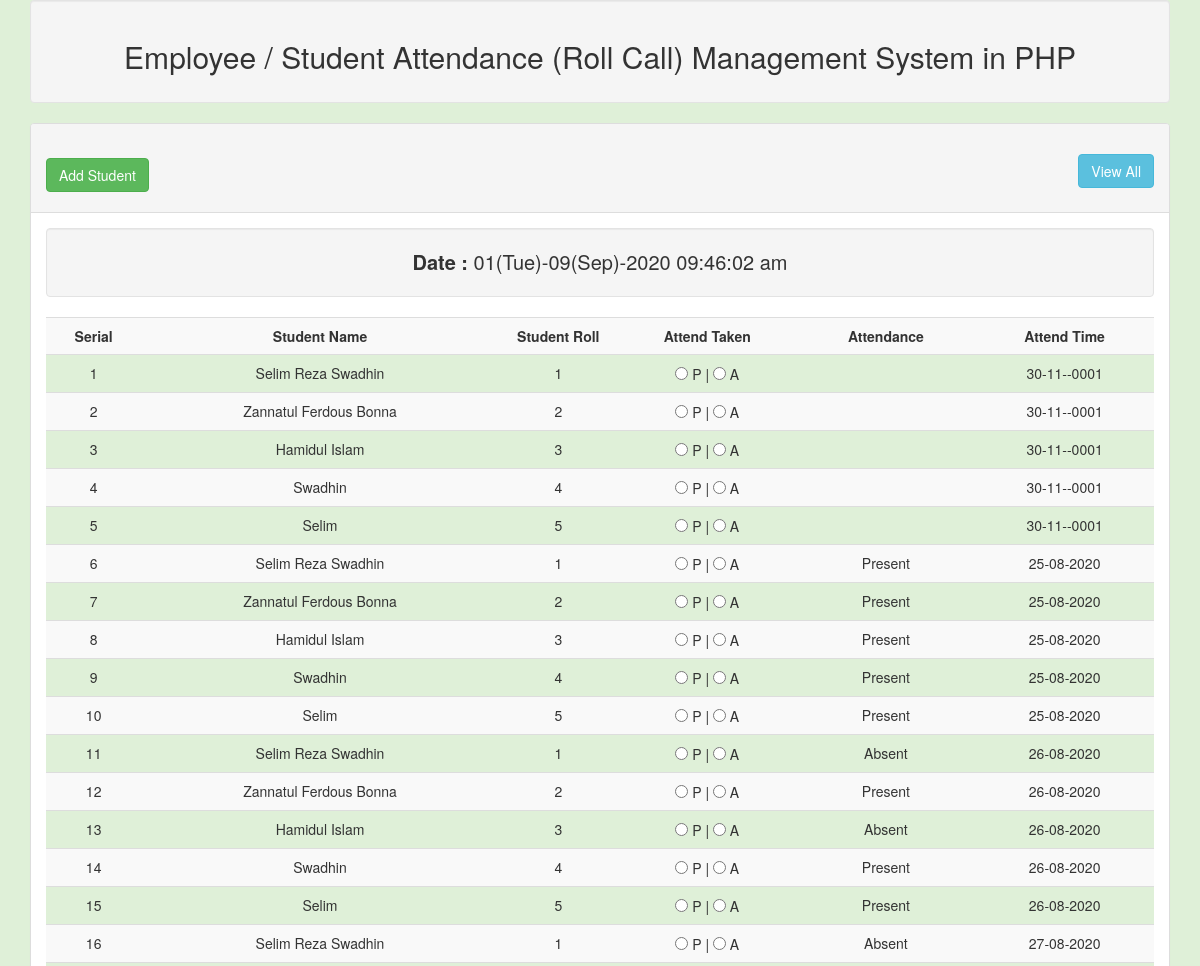
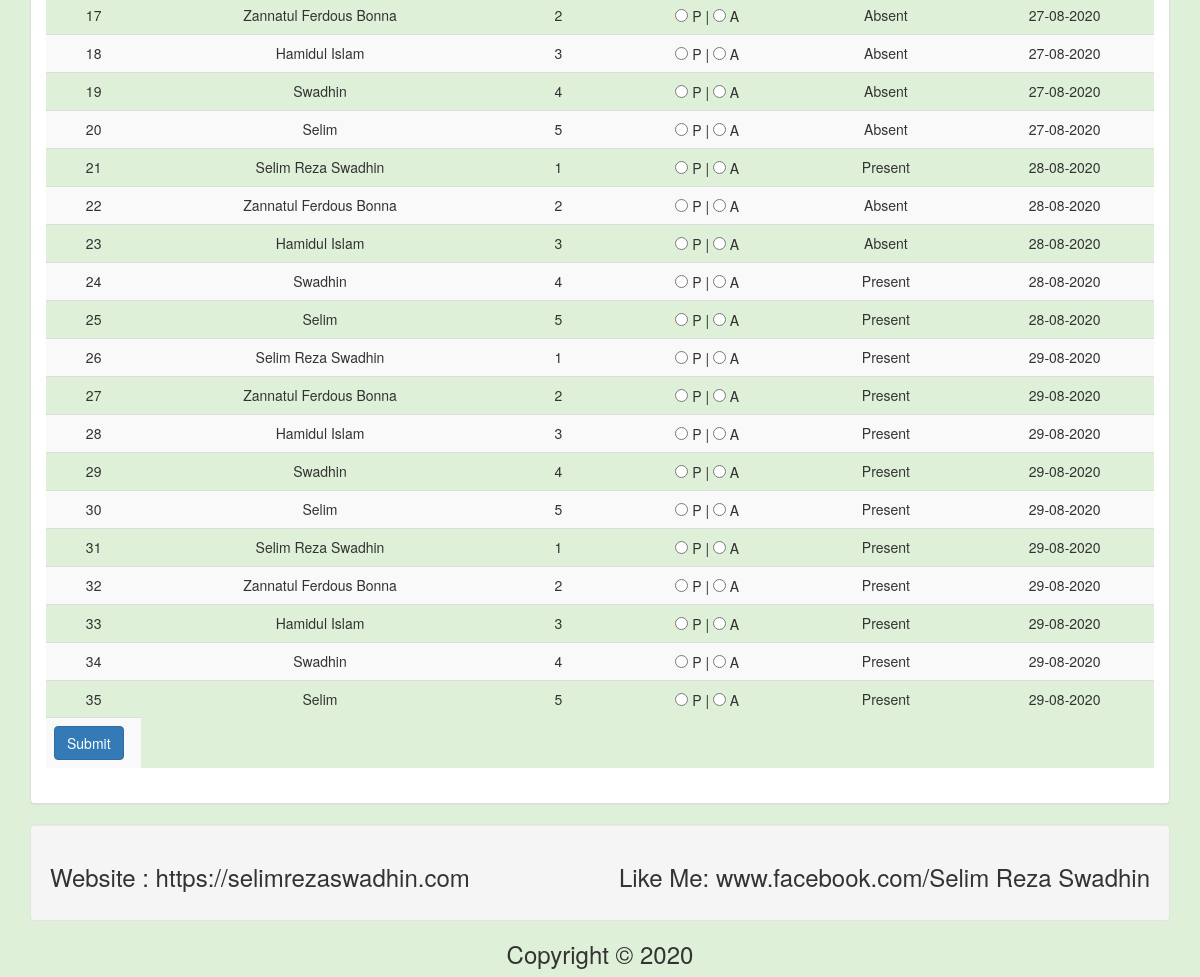
The app's page /index2.php with its own data (2 pictures, top to bottom).
### tables this page shows
CREATE TABLE IF NOT EXISTS `tbl_student` (
  `id` int(11) NOT NULL AUTO_INCREMENT COMMENT 'auto and primary',
  `name` varchar(255) NOT NULL,
  `roll` int(11) NOT NULL COMMENT 'roll is unique',
  PRIMARY KEY (`id`),
  UNIQUE KEY `roll` (`roll`)
);

CREATE TABLE IF NOT EXISTS `tbl_attendance` (
  `id` int(11) NOT NULL AUTO_INCREMENT,
  `roll` int(11) NOT NULL COMMENT 'roll here foreign key',
  `attend` varchar(255) NOT NULL,
  `attend_time` date NOT NULL,
  PRIMARY KEY (`id`)
);

### index2.php (the view, shortened to what this page needs)
<?php
require_once 'inc/header.php';
?>
<?php
$cur_date = date('d(D)-m(M)-Y h:i:s a');
?>
<div class="panel panel-default">
    <div class="panel-heading">
        <h2>
            <a class="btn btn-success" href="add.php">Add Student</a>
            <a class="btn btn-info pull-right" href="">View All</a>
        </h2>
    </div>
    <div class="panel-body">
        <div class="well text-center" style="font-size: 20px;">
            <strong>Date : </strong><?= $cur_date; ?>
        </div>
        <form action="" method="post">
            <table class="table table-striped bg-success">
                <tr>
                    <th class="text-center" width="8%">Serial</th>
                    <th class="text-center" width="30%">Student Name</th>
                    <th class="text-center" width="10%">Student Roll</th>
                    <th class="text-center" width="15%">Attend Taken</th>
                    <th class="text-center" width="15%">Attendance</th>
                    <th class="text-center" width="15%">Attend Time</th>
                </tr>
                <?php
                $link = new mysqli('localhost', 'root', '', 'student_or_employee_attendance_management_system');
                $query = "select *
                          from tbl_student
                          inner join tbl_attendance
                          on
                            tbl_student.roll = tbl_attendance.roll";
                $get_student = mysqli_query($link, $query);
                if ($get_student){
                    $i = 0;
                    while ($value = mysqli_fetch_assoc($get_student)){
                        $i++;?>
                <tr class="text-center">
                    <td><?= $i; ?></td>
                    <td><?= ucwords($value['name']); ?></td>
                    <td><?= $value['roll']; ?></td>
                    <td>
                        <input type="radio" name="attend[<?= $value['roll']; ?>]" value="present"> P |
                        <input type="radio" name="attend[<?= $value['roll']; ?>]" value="absent"> A
                    </td>
                    <td><?= ucwords($value['attend']); ?></td>
                    <td><?= date('d-m-Y', strtotime($value['attend_time'])); ?></td>
                </tr>
                        <?php }} ?>
                <tr>
                    <td colspan="">
                        <input class="btn btn-primary" type="submit" name="submit" value="Submit">
                    </td>
                </tr>
            </table>
        </form>
    </div>
</div>
<?php require_once 'inc/footer.php';

### inc/header.php (shortened to what this page needs)
<!doctype html>
<html lang="en">
<head>
    <link rel="stylesheet" href="inc/bootstrap.min.css" media="screen" title="no title">
</head>
<body class="bg-success">
<div class="container">
    <div class="well text-center">
        <h2>Employee / Student Attendance (Roll Call) Management System in PHP</h2>
    </div>

### inc/footer.php
<div class="well">
    <h3>
        Website : https://selimrezaswadhin.com
        <span class="pull-right">Like Me: www.facebook.com/Selim Reza Swadhin</span>
    </h3>
</div>
<div class="text-center">
    <h3>
        Copyright &copy; <?= date('Y'); ?>
    </h3>
</div>
</div>
</body>
</html>

### records on screen
tbl_student: name "Selim Reza Swadhin", tbl_attendance.roll "1", tbl_attendance.attend_time "30-11--0001", tbl_attendance.attend "Present", tbl_attendance.attend_time "25-08-2020", tbl_attendance.attend "Absent", tbl_attendance.attend_time "26-08-2020", tbl_attendance.attend_time "27-08-2020", tbl_attendance.attend_time "28-08-2020", tbl_attendance.attend_time "29-08-2020"
tbl_student: name "Zannatul Ferdous Bonna", tbl_attendance.roll "2", tbl_attendance.attend_time "30-11--0001", tbl_attendance.attend "Present", tbl_attendance.attend_time "25-08-2020", tbl_attendance.attend_time "26-08-2020", tbl_attendance.attend "Absent", tbl_attendance.attend_time "27-08-2020", tbl_attendance.attend_time "28-08-2020", tbl_attendance.attend_time "29-08-2020"
tbl_student: name "Hamidul Islam", tbl_attendance.roll "3", tbl_attendance.attend_time "30-11--0001", tbl_attendance.attend "Present", tbl_attendance.attend_time "25-08-2020", tbl_attendance.attend "Absent", tbl_attendance.attend_time "26-08-2020", tbl_attendance.attend_time "27-08-2020", tbl_attendance.attend_time "28-08-2020", tbl_attendance.attend_time "29-08-2020"
tbl_student: name "Swadhin", tbl_attendance.roll "4", tbl_attendance.attend_time "30-11--0001", tbl_attendance.attend "Present", tbl_attendance.attend_time "25-08-2020", tbl_attendance.attend_time "26-08-2020", tbl_attendance.attend "Absent", tbl_attendance.attend_time "27-08-2020", tbl_attendance.attend_time "28-08-2020", tbl_attendance.attend_time "29-08-2020"
tbl_student: name "Selim", tbl_attendance.roll "5", tbl_attendance.attend_time "30-11--0001", tbl_attendance.attend "Present", tbl_attendance.attend_time "25-08-2020", tbl_attendance.attend_time "26-08-2020", tbl_attendance.attend "Absent", tbl_attendance.attend_time "27-08-2020", tbl_attendance.attend_time "28-08-2020", tbl_attendance.attend_time "29-08-2020"
